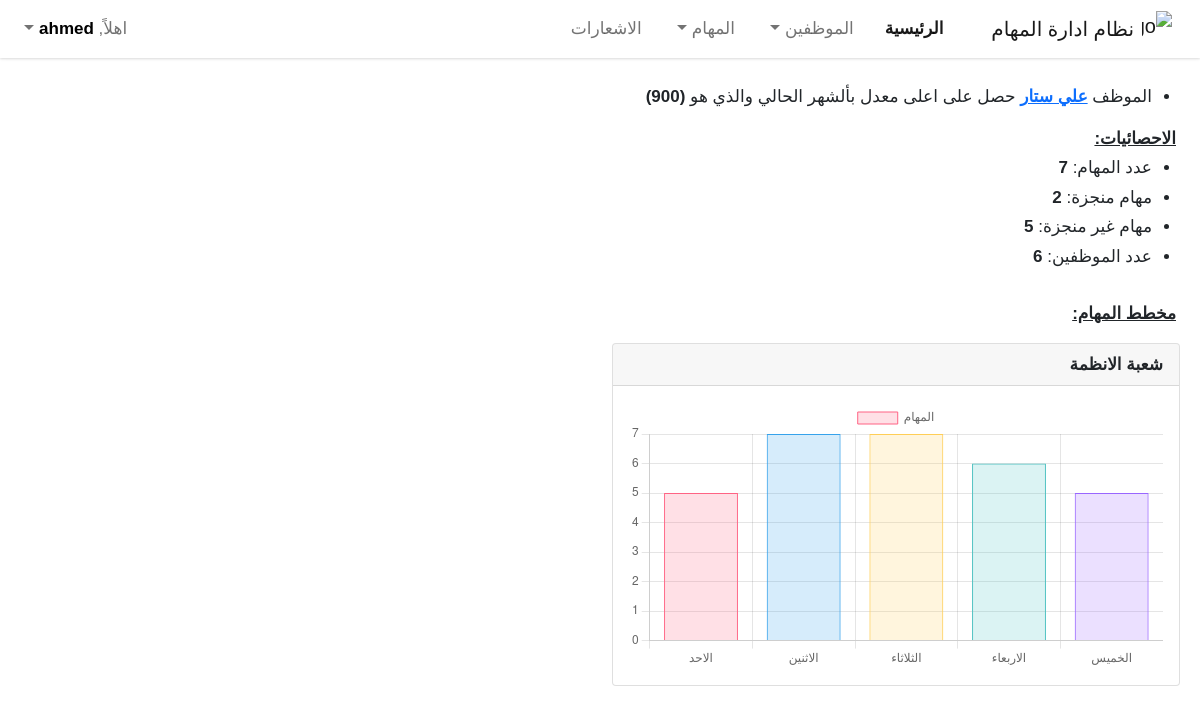
The page / (signed in) on the database as committed earlier.
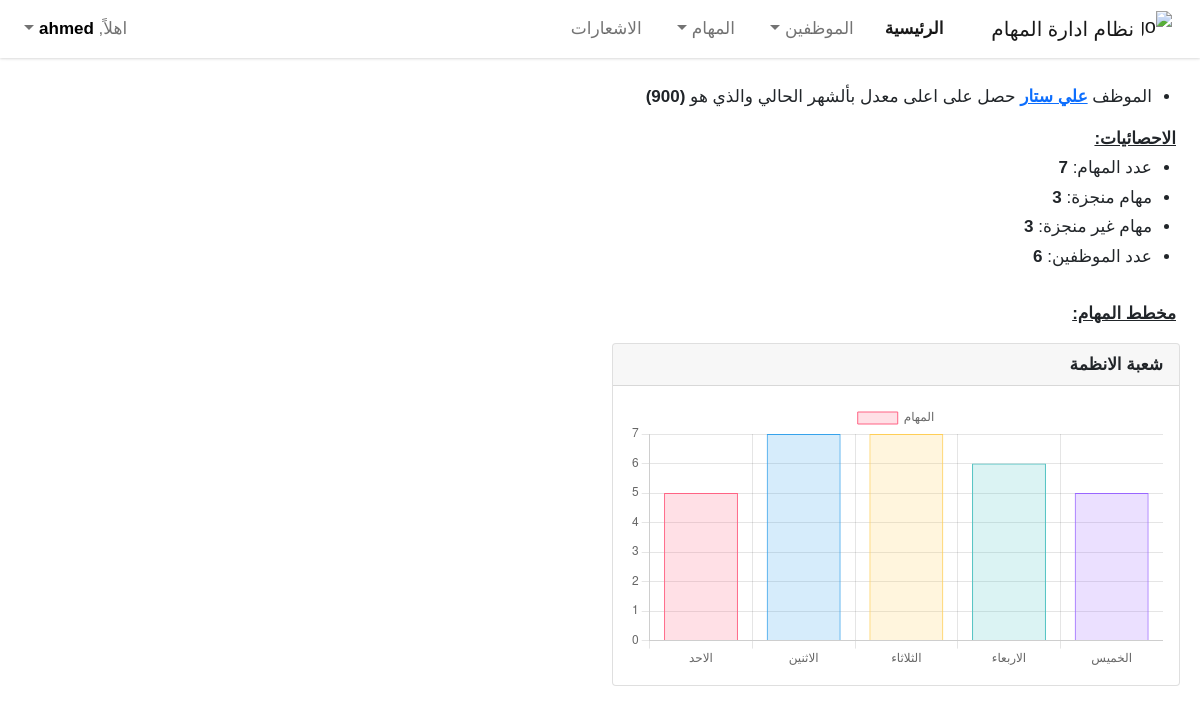
The same page on the database as committed later.
### myapp/models.py (models this page shows, shortened)
class Task(models.Model):
    user        = models.ForeignKey(User, on_delete=models.CASCADE)
    subject     = models.TextField(max_length=1000, blank=True, null=True)
    start_date  = models.CharField(max_length= 100, blank=True, null=True)
    end_date    = models.CharField(max_length=100, blank=True, null=True)
    start_day   = models.CharField(max_length=100, blank=True, null=True)
    end_day     = models.CharField(max_length=100, blank=True, null=True)
    no_of_users = models.IntegerField(default=0)
    employees   = models.ManyToManyField(User, related_name="employees")
    TASK_STATUS = [
      ("غير منجزة", "غير منجزة"),
      ("بأنتظار الموافقة", "بأنتظار الموافقة"),
      ("منجزة", "منجزة")
    ]
    status      = models.CharField(max_length=100, choices=TASK_STATUS, default="غير منجزة")
    rate        = models.SmallIntegerField(default=0)
    received    = models.BooleanField(default=False)
    active      = models.BooleanField(default=True)
    created_at  = models.DateTimeField(auto_now_add=True)
    def unread_employee_tasks(self, request):
        return sum(
            not task.received and request.user in task.employees.all()
            for task in Task.objects.all())
    def total_staff_tasks(self):
        return sum(not task.user.is_superuser for task in Task.objects.all())
    def total_achieved_tasks(self):
        return sum(task.status == "منجزة" and not task.user.is_superuser for task in Task.objects.all())
    def total_unachieved_tasks(self):
        return sum(task.status == "غير منجزة" and not task.user.is_superuser for task in Task.objects.all())

### myapp/views.py (the view)
# urls.py: path("", login_required(HomePageView.as_view()), name="home_page"),
class HomePageView(View):
  template_name = "index.html"
  def get(self, request):
    profile = Profile.objects.all()
    task    = Task.objects.prefetch_related("employees")
    return render(request, self.template_name,
      {
        "profile": profile[0],
        "task": task[0],
        "unreadable": task[0].unread_employee_tasks(request)
      }
    )

### myapp/models.py (called while the page is built)
    def get_all_employees(self):  # sourcery skip: simplify-generator
        return User.objects.all().count()

### templates/index.html (shortened to what this page needs)
<!DOCTYPE html>
<html lang="ar">
{% load static %}
<head>
  {% include "base/head.html" %}
</head>
<body>
  {% include "components/navbar.html" %}
  <main class="px-2" style="margin-top: 80px !important">
    <div class="container-fluid">
      <div class="row px-1">
        <div class="col-md-12">
          <ul class="px-4 statistics">
            <li class="pt-1">
              الموظف
              <a href="#"><b>علي ستار</b></a>
              حصل على اعلى معدل بألشهر الحالي
              والذي هو
              <b>(900)</b>
            </li>
          </ul>
        </div>
      </div>
    </div>
    <div class="container-fluid">
      <div class="row px-1">
        <div class="col-md-12">
          <u class="fw-bold">الاحصائيات:</u>
          <ul class="px-4 statistics">
            <li class="pt-1">عدد المهام: <b>{{task.total_staff_tasks}}</b></li>
            <li class="pt-1">مهام منجزة: <b>{{task.total_achieved_tasks}}</b></li>
            <li class="pt-1">مهام غير منجزة: <b>{{task.total_unachieved_tasks}}</b></li>
            <li class="pt-1">عدد الموظفين: <b>{{profile.get_all_employees}}</b></li>
          </ul>
        </div>
      </div>
    </div>
    <div class="container-fluid mt-3">
      <div class="row px-1">
        <u class="fw-bold">مخطط المهام:</u>
      </div>
      <div class="row mt-3">
        {% if user.is_superuser %}
        <div class="col-md-6">
          <div class="card">
            <div class="card-header fw-bold">شعبة الانظمة</div>
            <div class="card-body">
              <canvas class="chart"></canvas>
            </div>
          </div>
        </div>
        <div class="col-md-6">
          <div class="card">
            <div class="card-header fw-bold">الشعبة الفنية</div>
            <div class="card-body">
              <canvas class="chart"></canvas>
            </div>
          </div>
        </div>
        {% else %}
          {% if user.profile.division == "الانظمة" %}
          <div class="col-md-6">
            <div class="card">
              <div class="card-header fw-bold">شعبة الانظمة</div>
              <div class="card-body">
                <canvas class="chart"></canvas>
              </div>
            </div>
          </div>
          {% endif %}
        {% endif %}
      </div>
    </div>
  </main>
</body>
</html>

Rows that differ between the two databases and show on the page:
changed through a linked row, Task: total_achieved_tasks "2" → "3"; total_unachieved_tasks "5" → "3"
